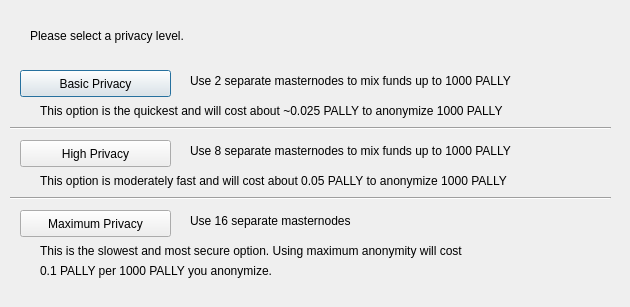
<?xml version="1.0" encoding="UTF-8"?>
<ui version="4.0">
 <class>DarksendConfig</class>
 <widget class="QDialog" name="DarksendConfig">
  <property name="geometry">
   <rect>
    <x>0</x>
    <y>0</y>
    <width>630</width>
    <height>307</height>
   </rect>
  </property>
  <property name="windowTitle">
   <string>Configure Darksend</string>
  </property>
  <widget class="QPushButton" name="buttonBasic">
   <property name="geometry">
    <rect>
     <x>20</x>
     <y>70</y>
     <width>151</width>
     <height>27</height>
    </rect>
   </property>
   <property name="text">
    <string>Basic Privacy</string>
   </property>
  </widget>
  <widget class="QPushButton" name="buttonHigh">
   <property name="geometry">
    <rect>
     <x>20</x>
     <y>140</y>
     <width>151</width>
     <height>27</height>
    </rect>
   </property>
   <property name="text">
    <string>High Privacy</string>
   </property>
  </widget>
  <widget class="QPushButton" name="buttonMax">
   <property name="geometry">
    <rect>
     <x>20</x>
     <y>210</y>
     <width>151</width>
     <height>27</height>
    </rect>
   </property>
   <property name="text">
    <string>Maximum Privacy</string>
   </property>
  </widget>
  <widget class="QLabel" name="label">
   <property name="geometry">
    <rect>
     <x>30</x>
     <y>20</y>
     <width>571</width>
     <height>31</height>
    </rect>
   </property>
   <property name="text">
    <string>Please select a privacy level.</string>
   </property>
  </widget>
  <widget class="QLabel" name="label_2">
   <property name="geometry">
    <rect>
     <x>190</x>
     <y>70</y>
     <width>421</width>
     <height>21</height>
    </rect>
   </property>
   <property name="text">
    <string>Use 2 separate masternodes to mix funds up to 1000 PALLY</string>
   </property>
  </widget>
  <widget class="QLabel" name="label_3">
   <property name="geometry">
    <rect>
     <x>190</x>
     <y>140</y>
     <width>411</width>
     <height>21</height>
    </rect>
   </property>
   <property name="text">
    <string>Use 8 separate masternodes to mix funds up to 1000 PALLY</string>
   </property>
  </widget>
  <widget class="QLabel" name="label_4">
   <property name="geometry">
    <rect>
     <x>190</x>
     <y>210</y>
     <width>421</width>
     <height>21</height>
    </rect>
   </property>
   <property name="text">
    <string>Use 16 separate masternodes</string>
   </property>
  </widget>
  <widget class="QLabel" name="label_6">
   <property name="geometry">
    <rect>
     <x>40</x>
     <y>100</y>
     <width>561</width>
     <height>21</height>
    </rect>
   </property>
   <property name="text">
    <string>This option is the quickest and will cost about ~0.025 PALLY to anonymize 1000 PALLY</string>
   </property>
  </widget>
  <widget class="QLabel" name="label_7">
   <property name="geometry">
    <rect>
     <x>40</x>
     <y>170</y>
     <width>561</width>
     <height>21</height>
    </rect>
   </property>
   <property name="text">
    <string>This option is moderately fast and will cost about 0.05 PALLY to anonymize 1000 PALLY</string>
   </property>
  </widget>
  <widget class="QLabel" name="label_8">
   <property name="geometry">
    <rect>
     <x>40</x>
     <y>240</y>
     <width>561</width>
     <height>21</height>
    </rect>
   </property>
   <property name="text">
    <string>This is the slowest and most secure option. Using maximum anonymity will cost</string>
   </property>
  </widget>
  <widget class="QLabel" name="label_9">
   <property name="geometry">
    <rect>
     <x>40</x>
     <y>260</y>
     <width>561</width>
     <height>21</height>
    </rect>
   </property>
   <property name="text">
    <string>0.1 PALLY per 1000 PALLY you anonymize.</string>
   </property>
  </widget>
  <widget class="Line" name="line">
   <property name="geometry">
    <rect>
     <x>10</x>
     <y>120</y>
     <width>601</width>
     <height>16</height>
    </rect>
   </property>
   <property name="orientation">
    <enum>Qt::Horizontal</enum>
   </property>
  </widget>
  <widget class="Line" name="line_2">
   <property name="geometry">
    <rect>
     <x>10</x>
     <y>190</y>
     <width>601</width>
     <height>16</height>
    </rect>
   </property>
   <property name="orientation">
    <enum>Qt::Horizontal</enum>
   </property>
  </widget>
 </widget>
 <resources/>
 <connections/>
</ui>
